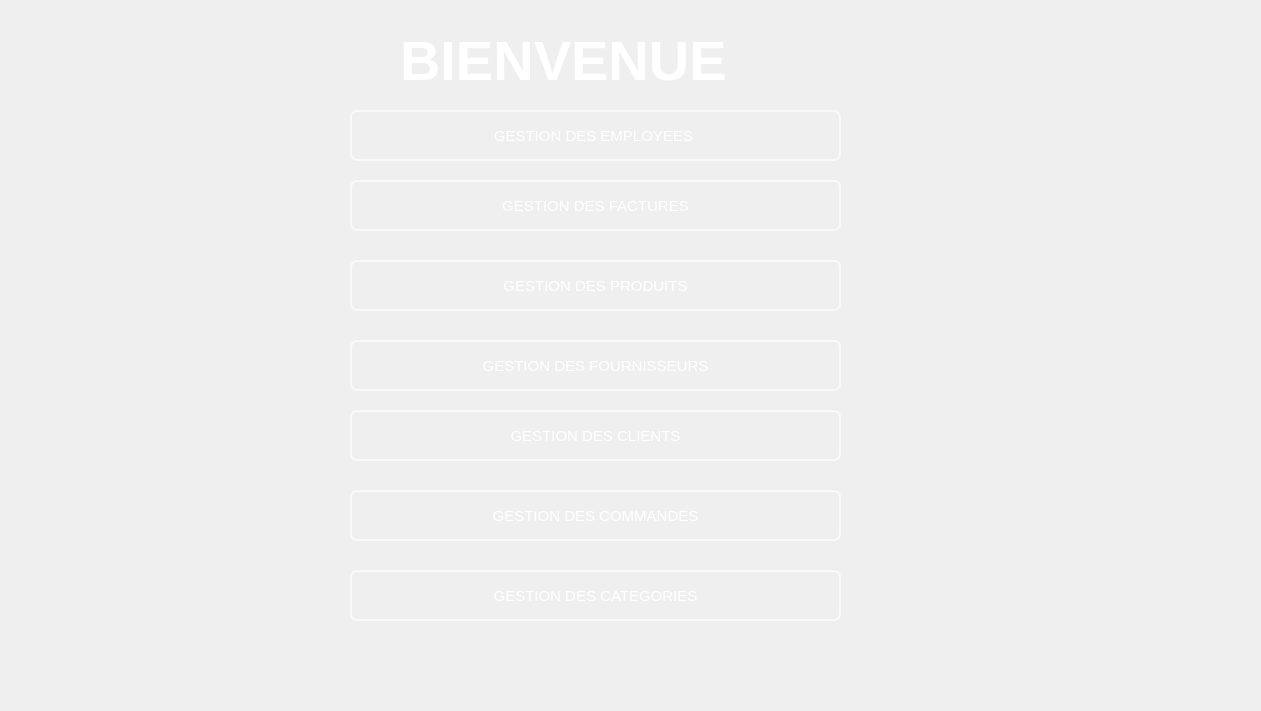
<?xml version="1.0" encoding="UTF-8"?>
<ui version="4.0">
 <class>menu</class>
 <widget class="QDialog" name="menu">
  <property name="geometry">
   <rect>
    <x>0</x>
    <y>0</y>
    <width>1261</width>
    <height>711</height>
   </rect>
  </property>
  <property name="windowTitle">
   <string>Dialog</string>
  </property>
  <widget class="QPushButton" name="commandeW">
   <property name="geometry">
    <rect>
     <x>350</x>
     <y>490</y>
     <width>491</width>
     <height>51</height>
    </rect>
   </property>
   <property name="styleSheet">
    <string notr="true">QPushButton{

color: white;
background-color:Transparent;;
border-width: 2px;
border-color: #F9F9F9;
border-style: solid;
border-radius: 7;
padding: 3px;
font-size: 15px;


}
QPushButton:focus
{border:2px solid #FBAD25;
}</string>
   </property>
   <property name="text">
    <string>GESTION DES COMMANDES</string>
   </property>
  </widget>
  <widget class="QPushButton" name="factureW">
   <property name="geometry">
    <rect>
     <x>350</x>
     <y>180</y>
     <width>491</width>
     <height>51</height>
    </rect>
   </property>
   <property name="styleSheet">
    <string notr="true">QPushButton{

color: white;
background-color:Transparent;;
border-width: 2px;
border-color: #F9F9F9;
border-style: solid;
border-radius: 7;
padding: 3px;
font-size: 15px;


}
QPushButton:focus
{border:2px solid #FBAD25;
}</string>
   </property>
   <property name="text">
    <string>GESTION DES FACTURES</string>
   </property>
  </widget>
  <widget class="QPushButton" name="produitW">
   <property name="geometry">
    <rect>
     <x>350</x>
     <y>260</y>
     <width>491</width>
     <height>51</height>
    </rect>
   </property>
   <property name="styleSheet">
    <string notr="true">QPushButton{

color: white;
background-color:Transparent;;
border-width: 2px;
border-color: #F9F9F9;
border-style: solid;
border-radius: 7;
padding: 3px;
font-size: 15px;


}
QPushButton:focus
{border:2px solid #FBAD25;
}</string>
   </property>
   <property name="text">
    <string>GESTION DES PRODUITS</string>
   </property>
  </widget>
  <widget class="QPushButton" name="employeeW">
   <property name="geometry">
    <rect>
     <x>350</x>
     <y>110</y>
     <width>491</width>
     <height>51</height>
    </rect>
   </property>
   <property name="styleSheet">
    <string notr="true">QPushButton{

color: white;
background-color:Transparent;;
border-width: 2px;
border-color: #F9F9F9;
border-style: solid;
border-radius: 7;
padding: 3px;
font-size: 15px;


}
QPushButton:focus
{border:2px solid #FBAD25;
}</string>
   </property>
   <property name="text">
    <string>GESTION DES EMPLOYEES </string>
   </property>
  </widget>
  <widget class="QPushButton" name="clientW">
   <property name="geometry">
    <rect>
     <x>350</x>
     <y>410</y>
     <width>491</width>
     <height>51</height>
    </rect>
   </property>
   <property name="styleSheet">
    <string notr="true">QPushButton{

color: white;
background-color:Transparent;;
border-width: 2px;
border-color: #F9F9F9;
border-style: solid;
border-radius: 7;
padding: 3px;
font-size: 15px;


}
QPushButton:focus
{border:2px solid #FBAD25;
}</string>
   </property>
   <property name="text">
    <string>GESTION DES CLIENTS</string>
   </property>
  </widget>
  <widget class="QLabel" name="menuBac">
   <property name="geometry">
    <rect>
     <x>0</x>
     <y>0</y>
     <width>1261</width>
     <height>711</height>
    </rect>
   </property>
   <property name="text">
    <string/>
   </property>
   <property name="pixmap">
    <pixmap>../background.png</pixmap>
   </property>
   <property name="scaledContents">
    <bool>true</bool>
   </property>
  </widget>
  <widget class="QLabel" name="label">
   <property name="geometry">
    <rect>
     <x>400</x>
     <y>30</y>
     <width>451</width>
     <height>61</height>
    </rect>
   </property>
   <property name="font">
    <font>
     <pointsize>42</pointsize>
     <weight>75</weight>
     <bold>true</bold>
    </font>
   </property>
   <property name="styleSheet">
    <string notr="true">color: rgb(255, 255, 255);</string>
   </property>
   <property name="text">
    <string>BIENVENUE</string>
   </property>
  </widget>
  <widget class="QPushButton" name="fournisseurW">
   <property name="geometry">
    <rect>
     <x>350</x>
     <y>340</y>
     <width>491</width>
     <height>51</height>
    </rect>
   </property>
   <property name="styleSheet">
    <string notr="true">QPushButton{

color: white;
background-color:Transparent;;
border-width: 2px;
border-color: #F9F9F9;
border-style: solid;
border-radius: 7;
padding: 3px;
font-size: 15px;


}
QPushButton:focus
{border:2px solid #FBAD25;
}</string>
   </property>
   <property name="text">
    <string>GESTION DES FOURNISSEURS</string>
   </property>
  </widget>
  <widget class="QPushButton" name="CategorieW">
   <property name="geometry">
    <rect>
     <x>350</x>
     <y>570</y>
     <width>491</width>
     <height>51</height>
    </rect>
   </property>
   <property name="styleSheet">
    <string notr="true">QPushButton{

color: white;
background-color:Transparent;;
border-width: 2px;
border-color: #F9F9F9;
border-style: solid;
border-radius: 7;
padding: 3px;
font-size: 15px;


}
QPushButton:focus
{border:2px solid #FBAD25;
}</string>
   </property>
   <property name="text">
    <string>GESTION DES CATEGORIES</string>
   </property>
  </widget>
  <zorder>menuBac</zorder>
  <zorder>commandeW</zorder>
  <zorder>factureW</zorder>
  <zorder>produitW</zorder>
  <zorder>employeeW</zorder>
  <zorder>clientW</zorder>
  <zorder>label</zorder>
  <zorder>fournisseurW</zorder>
  <zorder>CategorieW</zorder>
 </widget>
 <resources/>
 <connections/>
</ui>
